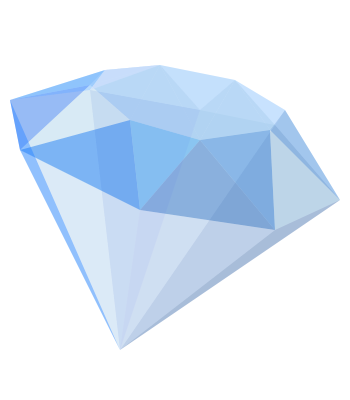
Frame 1 (no input)
Frame 60 (the mouse pressed at the canvas centre just before this capture): identical to frame 1, image omitted
Frame 120 (the mouse held since frame 60 and released just before this capture): identical to frame 1, image omitted

The Processing sketch that drew this single still picture (run headless with seeded random() and noise(); from frame 60 on, the mouse is pressed at the canvas centre):

// Processing sketch: processing_181741
// ── processing_181741.pde

void setup() {
  size(350,400);
}

void draw() {
  background(255);
  
  // front row
  noStroke();
  fill(20,130,250,80);
  triangle(10,100, 105,70, 90,85);
 
  noStroke();
  fill(20,100,250,100);
  triangle(10,100, 20,150, 90,85);

  noStroke();
  fill(200,230,250,100);
  triangle(20,150, 90,85, 130,120);

  noStroke();
  fill(50,140,250,150);
  triangle(20,150, 130,120, 140,210);
  
  noStroke();
  fill(0,140,250,100);
  triangle(130,120, 140,210, 200,140);
  
  noStroke();
  fill(0,80,190,100);
  triangle(140,210, 200,140, 275,230);
  
  noStroke();
  fill(0,100,220,100);
  triangle(200,140, 270,130, 275,230);
  
  noStroke();
  fill(200,230,250,100);
  triangle(275,230, 270,130, 340,200);
  
  noStroke();
  fill(0,100,220,80);
  triangle(270,130, 285,110, 340,200);
  
  // octogon top
  noStroke();
  fill(20,130,250,60);
  triangle(105,70, 90,85, 160,65);

  noStroke();
  fill(20,130,250,60);
  triangle(90,85, 160,65, 130,120);

  noStroke();
  fill(20,130,250,60);
  triangle(160,65, 130,120, 200,140);
  
  noStroke();
  fill(20,130,250,60);
  triangle(160,65, 235,80, 200,140);
  
  noStroke();
  fill(20,130,250,60);
  triangle(270,130, 235,80, 200,140);

  noStroke();
  fill(20,130,250,60);
  triangle(270,130, 235,80, 285,110);
  
  // front point
  noStroke();
  fill(20,120,250,110);
  triangle(10,100, 20,150, 120,350);
  
  noStroke();
  fill(20,130,250,20);
  triangle(20,150, 140,210, 120,350);

  noStroke();
  fill(120,150,250,40);
  triangle(275,230, 140,210, 120,350);
  
  noStroke();
  fill(10,50,150,50);
  triangle(275,230, 340,200, 120,350);
  
  // behind row
  noStroke();
  fill(20,130,250,60);
  triangle(10,100, 105,70, 90,90);
  
  noStroke();
  fill(200,220,250,180);
  triangle(160,65, 105,70, 90,90);
  
  noStroke();
  fill(10,100,150,20);
  triangle(160,65, 200,110, 90,90);
  
  noStroke();
  fill(10,100,150,5);
  triangle(160,65, 200,110, 235,80);
  
  noStroke();
  fill(10,100,150,20);
  triangle(275,125, 200,110, 235,80);
  
  noStroke();
  fill(10,100,150,20);
  triangle(275,125, 285,110, 340,200);
  
  //behind point
  noStroke();
  fill(10,100,150,20);
  triangle(10,100, 90,90, 120,350);
  
  noStroke();
  fill(10,80,180,40);
  triangle(90,90, 200,110, 120,350);
  
  noStroke();
  fill(10,100,150,30);
  triangle(275,125, 200,110, 120,350);
  
  noStroke();
  fill(10,80,150,50);
  triangle(275,125, 340,200, 120,350);
}
